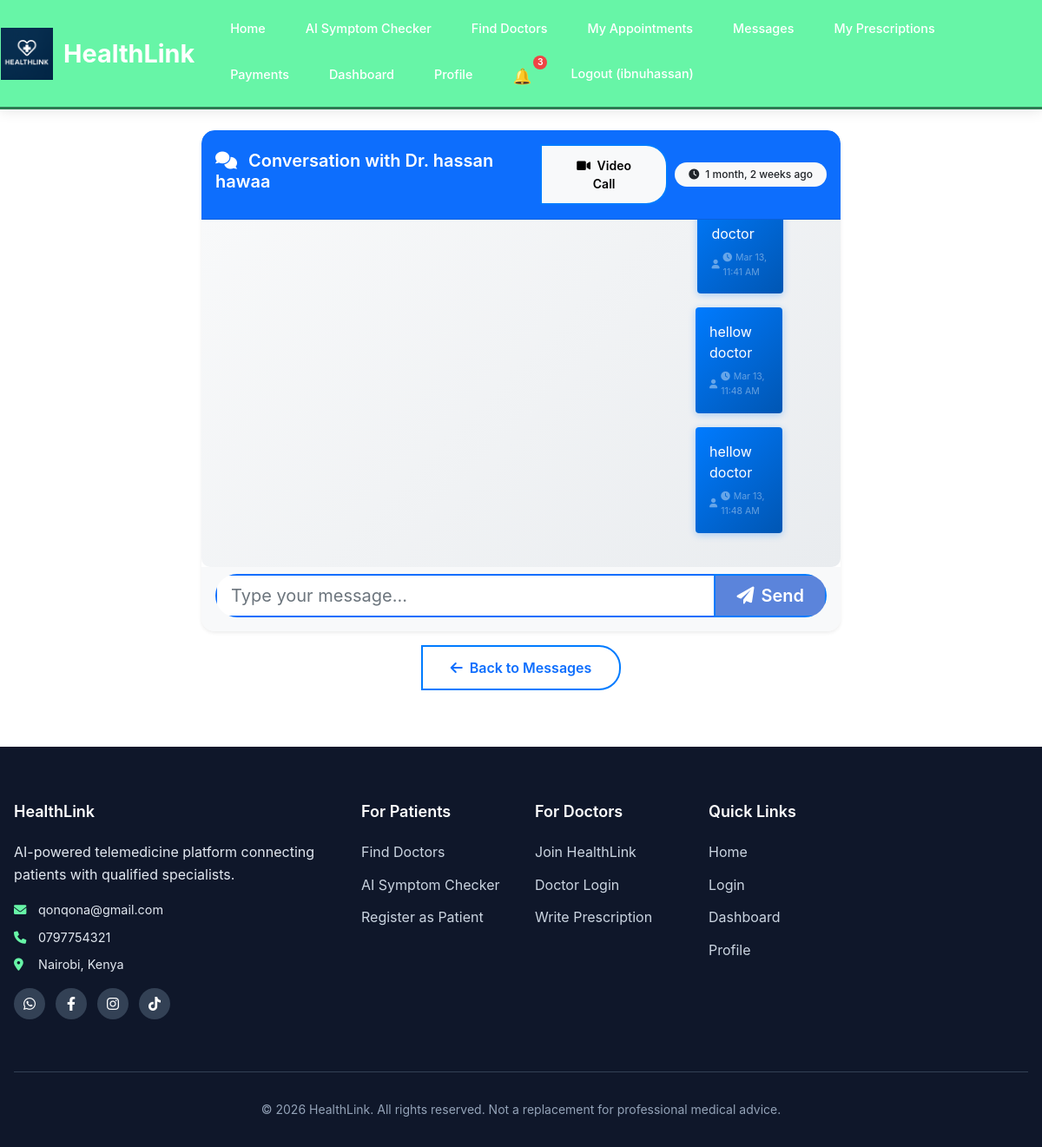
The page /messaging/conversation/6/ (signed in) on the database its author committed.
### users/models.py (models this page shows, shortened)
class CustomUser(AbstractUser):
    USER_TYPE_CHOICES = (
        ('patient', 'Patient'),
        ('doctor', 'Doctor'),
        ('admin', 'Admin'),
    )
    user_type = models.CharField(max_length=10, choices=USER_TYPE_CHOICES, default='patient')
    phone_number = models.CharField(max_length=15, blank=True)
    date_of_birth = models.DateField(null=True, blank=True)
    groups = models.ManyToManyField(
        'auth.Group',
        verbose_name='groups',
        blank=True,
        help_text='The groups this user belongs to.',
        related_name='customuser_set',
        related_query_name='user',
    )
    user_permissions = models.ManyToManyField(
        'auth.Permission',
        verbose_name='user permissions',
        blank=True,
        help_text='Specific permissions for this user.',
        related_name='customuser_set',
        related_query_name='user',
    )

### messaging/models.py (models this page shows, shortened)
class Conversation(models.Model):
    patient = models.ForeignKey(User, on_delete=models.CASCADE, related_name='patient_conversations')
    doctor = models.ForeignKey(User, on_delete=models.CASCADE, related_name='doctor_conversations')
    appointment = models.ForeignKey(Appointment, on_delete=models.CASCADE, null=True, blank=True)
    created_at = models.DateTimeField(auto_now_add=True)
    updated_at = models.DateTimeField(auto_now=True)
    class Meta:
        unique_together = ['patient', 'doctor', 'appointment']

class Message(models.Model):
    conversation = models.ForeignKey(Conversation, on_delete=models.CASCADE, related_name='messages')
    sender = models.ForeignKey(User, on_delete=models.CASCADE)
    content = models.TextField()
    timestamp = models.DateTimeField(auto_now_add=True)
    is_read = models.BooleanField(default=False)
    class Meta:
        ordering = ['timestamp']

### messaging/views.py (the view, shortened to what this page needs)
# urls.py: path('conversation/<int:conversation_id>/', views.conversation_detail, name='conversation_detail'),
@login_required
def conversation_detail(request, conversation_id):
    conversation = get_object_or_404(Conversation, id=conversation_id)
    if request.user not in [conversation.patient, conversation.doctor]:
        return redirect('messaging:conversation_list')
    if request.user != conversation.doctor:
        conversation.messages.filter(is_read=False).exclude(sender=request.user).update(is_read=True)
    messages = conversation.messages.all()
    patient_profile = None
    appointment_symptoms = None
    return render(request, 'messaging/conversation.html', {
        'conversation': conversation,
        'messages': messages,
        'patient_profile': patient_profile,  # Pass to template
        'appointment_symptoms': appointment_symptoms,  # Pass to template
        'current_user_type': request.user.user_type  # Help identify user role
    })

### templates/messaging/conversation.html (shortened to what this page needs)
{% extends 'base.html' %}
{% load static %}
{% block content %}
<div class="container mt-4">
    <div class="row justify-content-center">
        <div class="col-lg-8">
            <div class="card shadow-sm border-0">
                <div class="card-header bg-primary text-white py-3">
                    <div class="d-flex justify-content-between align-items-center">
                        <div class="flex-grow-1">
                            <h5 class="mb-2">
                                <i class="fas fa-comments me-2"></i>
                                {% if user.user_type == 'patient' %}
                                    Conversation with Dr. {{ conversation.doctor.get_full_name }}
                                {% else %}
                                    Conversation with Patient: {{ conversation.patient.get_full_name }}
                                {% endif %}
                            </h5>
                        </div>
                        <div class="d-flex align-items-center gap-2">
                            <button type="button" class="btn btn-light btn-sm" id="startVideoCall" title="Start Video Call">
                                <i class="fas fa-video me-1"></i> Video Call
                            </button>
                            <span class="badge bg-light text-dark">
                                <i class="fas fa-clock me-1"></i>
                                {{ conversation.updated_at|timesince }} ago
                            </span>
                        </div>
                    </div>
                </div>
                <div class="card-body message-container p-0">
                    <div class="messages-wrapper" style="height: 400px; overflow-y: auto; padding: 1.5rem;">
                        {% for message in messages %}
                        <div class="message-wrapper mb-3 {% if message.sender == user %}message-sent-wrapper{% else %}message-received-wrapper{% endif %}">
                            <div class="message {% if message.sender == user %}message-sent{% else %}message-received{% endif %}">
                                <div class="message-content p-3 rounded">
                                    <p class="mb-2 message-text">{{ message.content }}</p>
                                    <div class="message-meta d-flex justify-content-between align-items-center">
                                        <small class="sender-name {% if message.sender == user %}text-white-50{% else %}text-muted{% endif %}">
                                            <i class="fas fa-user me-1"></i>{{ message.sender.get_full_name }}
                                        </small>
                                        <small class="timestamp {% if message.sender == user %}text-white-50{% else %}text-muted{% endif %}">
                                            <i class="fas fa-clock me-1"></i>{{ message.timestamp|date:"M j, g:i A" }}
                                        </small>
                                    </div>
                                </div>
                            </div>
                        </div>
                        {% empty %}
                        <div class="text-center text-muted py-5 empty-conversation">
                            <i class="fas fa-comment-slash fa-3x mb-3 opacity-50"></i>
                            <h5 class="text-muted">No messages yet</h5>
                            <p class="text-muted">Start the conversation by sending a message below.</p>
                        </div>
                        {% endfor %}
                    </div>
                </div>
                <div class="card-footer bg-light border-0">
                    <form id="messageForm" class="message-form">
                        <div class="input-group input-group-lg">
                            <input type="text" name="content" id="messageInput" class="form-control border-primary" placeholder="Type your message..." required>
                            <button type="submit" class="btn btn-primary px-4" id="sendBtn">
                                <i class="fas fa-paper-plane me-2"></i><span>Send</span>
                            </button>
                        </div>
                    </form>
                </div>
            </div>
            <div class="mt-3 text-center">
                <a href="{% url 'messaging:conversation_list' %}" class="btn btn-outline-primary">
                    <i class="fas fa-arrow-left me-2"></i>Back to Messages
                </a>
            </div>
        </div>
    </div>
</div>
{% endblock %}

### templates/includes/_header.html (shortened to what this page needs)
{% load static %}
<nav class="navbar">
    <div class="nav-container">
        <a href="{% url 'home' %}" class="nav-brand">
            <img src="{% static 'images/logo.png' %}" alt="HealthLink Logo" class="nav-logo">
            HealthLink
        </a>
        <ul class="nav-menu" id="navMenu">
            <li><a href="{% url 'home' %}" class="nav-link">Home</a></li>
            {% if user.is_authenticated %}
                {% if user.user_type == 'patient' %}
                    <li><a href="{% url 'triage:triage' %}" class="nav-link">AI Symptom Checker</a></li>
                    <li><a href="{% url 'appointments:doctor_list' %}" class="nav-link">Find Doctors</a></li>
                    <li><a href="{% url 'appointments:my_appointments' %}" class="nav-link">My Appointments</a></li>
                    <li><a href="{% url 'messaging:conversation_list' %}" class="nav-link">Messages</a></li>
                    <li><a href="{% url 'prescriptions:my_prescriptions' %}" class="nav-link">My Prescriptions</a></li>
                    <li><a href="{% url 'payments:payment_history' %}" class="nav-link">Payments</a></li>
                {% endif %}
                <li><a href="{% url 'dashboard' %}" class="nav-link">Dashboard</a></li>
                <li><a href="{% url 'profile' %}" class="nav-link">Profile</a></li>
                <li class="notification-nav-item">
                    <a href="{% url 'notifications:notification_list' %}" class="nav-link notification-link">
                        <span class="notification-bell">🔔</span>
                        <span class="notification-badge" id="notificationBadge" style="display: none;">0</span>
                    </a>
                </li>
                <li>
                    <form method="post" action="{% url 'logout' %}" style="display: inline; margin: 0;">
                        <button type="submit" class="nav-link" style="background: none; border: none; cursor: pointer;">
                            Logout ({{ user.username }})
                        </button>
                    </form>
                </li>
            {% endif %}
        </ul>
    </div>
</nav>

### static/css/style.css (style rules this page uses)
:root { --primary-blue: #5b84db; --primary-dark: #6380e2; --primary-light: #3b82f6; --accent-teal: #0d9488; --success-green: #10b981; --warning-amber: #f59e0b; --error-red: #ef4444; --white: #ffffff; --gray-50: #f8fafc; --gray-100: #f1f5f9; --gray-200: #e2e8f0; --gray-500: #64748b; --gray-700: #334155; --gray-900: #0f172a; --background: var(--white); --surface: var(--gray-50); --card-background: var(--white); --text-primary: var(--gray-900); --text-secondary: var(--gray-700); --text-tertiary: var(--gray-500); }
* { margin: 0; padding: 0; box-sizing: border-box; }
body { font-family: 'Inter', 'Segoe UI', system-ui, -apple-system, sans-serif; line-height: 1.6; color: var(--text-primary); background-color: var(--background); }
h1, h2, h3, h4, h5, h6 { font-weight: 600; line-height: 1.2; margin-bottom: 1rem; }
.navbar { background: var(--white); box-shadow: 0 1px 3px rgba(226, 197, 29, 0.1); padding: 1rem 0; }
.btn { padding: 0.75rem 2rem; border-radius: 8px; font-weight: 600; text-decoration: none; display: inline-block; transition: all 0.3s ease; border: none; cursor: pointer; }
.btn-primary { background: var(--primary-blue); color: var(--white); }
.text-center { text-align: center; }
.mb-2 { margin-bottom: 1rem; }
.mb-3 { margin-bottom: 1.5rem; }
.mt-3 { margin-top: 1.5rem; }
.mt-4 { margin-top: 2rem; }
.badge { padding: 0.5rem 1rem; border-radius: 20px; font-weight: 500; }
html, body { height: 100%; }
body { display: flex; flex-direction: column; min-height: 100vh; }
.navbar { background: #67f5a7 !important; box-shadow: 0 2px 15px rgba(0, 0, 0, 0.1); padding: 0.75rem 0; border-bottom: 3px solid #2d7a52; }
.nav-container { max-width: 100%; margin: 0; display: flex; justify-content: flex-start; align-items: center; padding: 0 1rem; gap: 1.5rem; }
.nav-brand { font-size: 1.4rem; font-weight: bold; color: white !important; text-decoration: none; transition: all 0.3s ease; flex-shrink: 0; }
.nav-menu { display: flex; list-style: none; gap: 0.75rem; margin: 0; padding: 0; flex-wrap: wrap; }
.nav-link { color: white !important; font-size: 0.9rem; text-decoration: none; font-weight: 500; transition: all 0.3s ease; padding: 0.5rem 1rem; border-radius: 5px; border: 1px solid transparent; }
.notification-nav-item { position: relative; }
.notification-link { position: relative; display: flex; align-items: center; }
.notification-bell { font-size: 1.1rem; }
.notification-badge { position: absolute; top: -2px; right: -2px; background: #ef4444; color: white; font-size: 0.65rem; font-weight: 600; min-width: 16px; height: 16px; border-radius: 50%; display: flex; align-items: center; justify-content: center; padding: 0 4px; }
.nav-brand { display: flex; align-items: center; gap: 0.75rem; font-size: 1.8rem; font-weight: bold; color: white !important; text-decoration: none; transition: all 0.3s ease; margin-right: auto; margin-left: -10px; }
.nav-logo { height: 60px; width: auto; transition: transform 0.3s ease; margin-left: -5px; }

### templates/base.html (style rules this page uses)
html, body { width: 100%; overflow-x: hidden; }

### templates/messaging/conversation.html (style rules this page uses)
.message-container { background: linear-gradient(135deg, #f8f9fa 0%, #e9ecef 100%); border-radius: 0 0 10px 10px; }
.messages-wrapper { background: transparent; }
.message-sent-wrapper { display: flex; justify-content: flex-end; }
.message-sent .message-content { background: linear-gradient(135deg, #007bff, #0056b3); color: white; border-bottom-right-radius: 5px; box-shadow: 0 2px 8px rgba(0, 123, 255, 0.3); max-width: 70%; }
.message-text { line-height: 1.5; word-wrap: break-word; }
.message-meta { font-size: 0.75rem; margin-top: 0.5rem; opacity: 0.8; }
.card { border-radius: 15px; overflow: hidden; }
.card-header { border-radius: 15px 15px 0 0 !important; }
.input-group { border-radius: 25px; overflow: hidden; }
.form-control { border-radius: 25px 0 0 25px; border: 2px solid #007bff; border-right: none; padding: 0.75rem 1.5rem; }
.btn { border-radius: 0 25px 25px 0; border: 2px solid #007bff; }
.message-wrapper { animation: fadeInUp 0.3s ease-out; }

### rows shown on the page
CustomUser: username "ibnuhassan"
Conversation: doctor.get_full_name "hassan hawaa", updated_at "1 month, 2 weeks"
Message: timestamp "Mar 13, 11:41 AM"
Message: content "hellow doctor", timestamp "Mar 13, 11:48 AM"
Message: content "hellow doctor", timestamp "Mar 13, 11:48 AM"
